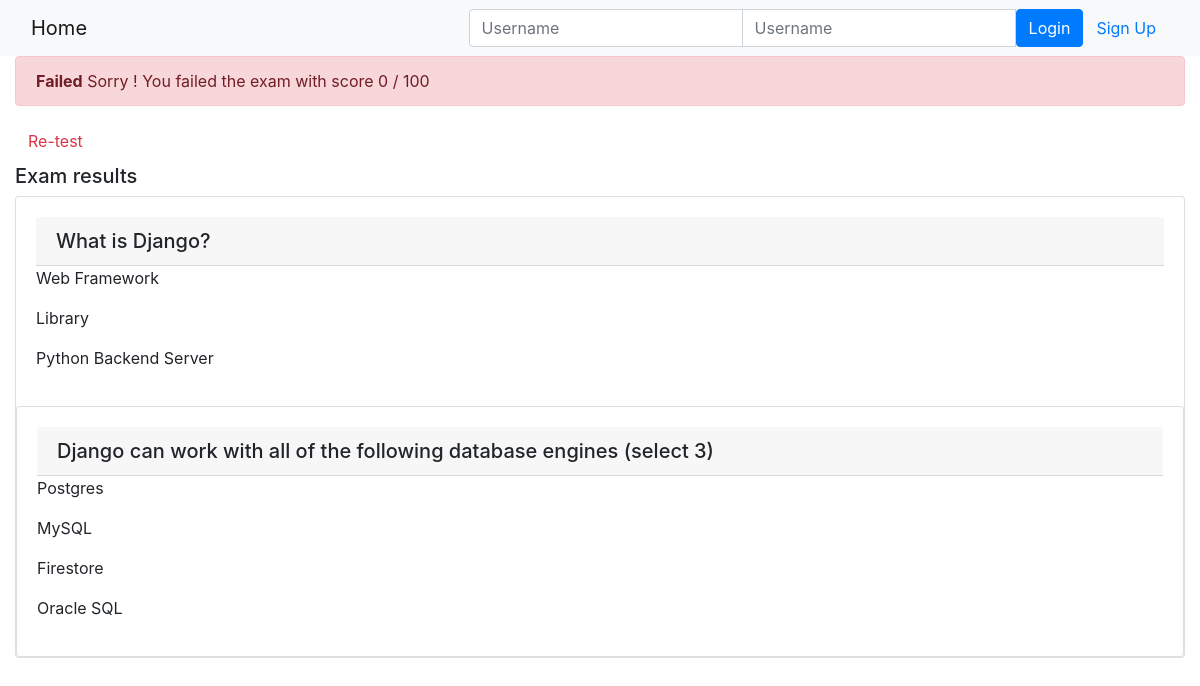
Page /onlinecourse/course/1/submission/1/result/ on the earlier database version.
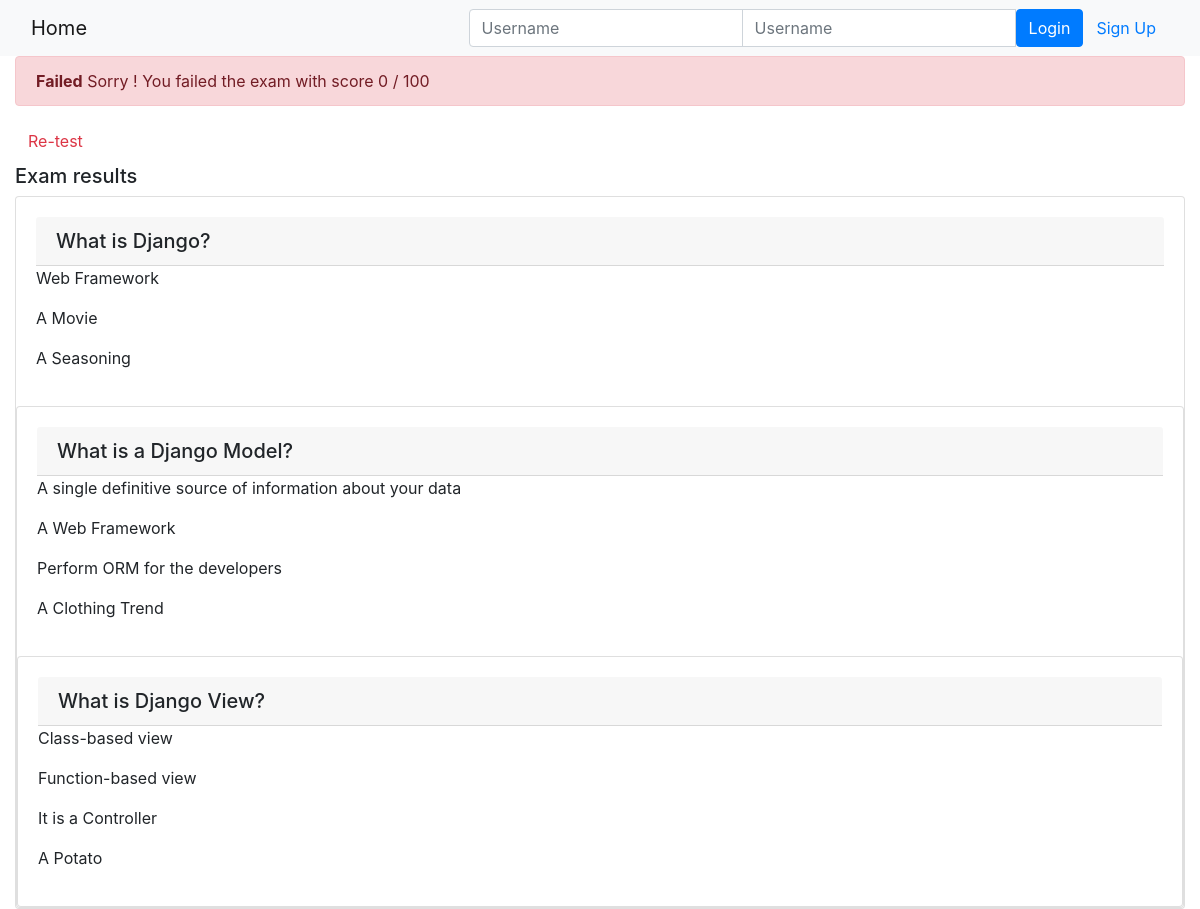
Same page on the later database version.
### onlinecourse/models.py (models this page shows, shortened)
class Question(models.Model):
    lesson = models.ForeignKey(Lesson, on_delete=models.CASCADE)
    question_text = models.TextField()
    grade = models.IntegerField(default=0)
    def is_get_score(self, selected_ids):
        all_answers = self.choice_set.filter(is_correct=True).count()
        selected_correct = self.choice_set.filter(
            is_correct=True, id__in=selected_ids).count()
        selected_incorrect = self.choice_set.filter(
            is_correct=False, id__in=selected_ids).count()
        if all_answers == selected_correct and not selected_incorrect:
            return True
        else:
            return False
    class Meta:
        ordering = ['lesson']

class Choice(models.Model):
    question = models.ForeignKey(Question, on_delete=models.CASCADE)
    content = models.TextField()
    is_correct = models.BooleanField(default=False)
    class Meta:
        ordering = ['question']

### onlinecourse/views.py (the view)
def show_exam_result(request, course_id, submission_id):
    course = get_object_or_404(Course, pk=course_id)
    submission = get_object_or_404(Submission, pk=submission_id)
    questions = Question.objects.filter(lesson__course=course)
    selected_ids = submission.choices.values_list('id', flat=True)
    total_score = 0
    max_score = 0
    for question in questions:
        max_score += question.grade
        grade = question.is_get_score(selected_ids)
        if grade:
            total_score += question.grade
    grade = int(total_score / max_score * 100)
    return render(request, 'onlinecourse/exam_result_bootstrap.html', {'grade': grade, 'course': course, 'selected_ids': selected_ids})

### onlinecourse/templates/onlinecourse/exam_result_bootstrap.html (shortened to what this page needs)
<!DOCTYPE html>
<html lang="en">
  <head>
    {% load static %}
    <link
      rel="stylesheet"
      href="https://maxcdn.bootstrapcdn.com/bootstrap/4.5.2/css/bootstrap.min.css"
    />
  </head>
  <body>
    <nav class="navbar navbar-light bg-light">
      <div class="container-fluid">
        <div class="navbar-header">
          <a class="navbar-brand" href="{% url 'onlinecourse:index' %}">Home</a>
        </div>
        <ul class="nav navbar-nav navbar-right">
          {% if user.is_authenticated %}
          <li>
            <a class="btn btn-link" href="#">
              {{ user.first_name }}({{ user.username }})
            </a>
            <a class="btn btn-link" href="{% url 'onlinecourse:logout' %}">
              Logout
            </a>
          </li>
          {% else %}
          <li>
            <form
              class="form-inline"
              action="{% url 'onlinecourse:login' %}"
              method="post"
            >
              <div class="input-group">
                <input
                  type="text"
                  class="form-control"
                  placeholder="Username"
                  name="username"
                />
                <input
                  type="password"
                  class="form-control"
                  placeholder="Username"
                  name="psw"
                />
                <button class="btn btn-primary" type="submit">Login</button>
                <a
                  class="btn btn-link"
                  href="{% url 'onlinecourse:registration' %}"
                >
                  Sign Up
                </a>
              </div>
            </form>
          </li>
          {% endif %}
        </ul>
      </div>
    </nav>
    <div class="container-fluid">
      {% if grade > 80 %}
      <div class="alert alert-success">
        <strong>Congratulations, {{ user.first_name }}!</strong>
        You have passed the exam and completed the course with score {{ grade }}
        / 100
      </div>
      {% else %}
      <div class="alert alert-danger">
        <strong>Failed</strong>
        Sorry {{ user.first_name }}! You failed the exam with score {{ grade }}
        / 100
      </div>
      <a
        class="btn btn-link text-danger"
        href="{% url 'onlinecourse:course_details' course.id %}"
      >
        Re-test
      </a>
      {% endif %}
      <div class="card-columns-vertical mt-1">
        <h5 class="">Exam results</h5>
        {% for lesson in course.lesson_set.all %}
        {% for question in lesson.question_set.all %}
        <div class="card">
          <div class="card-body">
            <h5 class="card-header">{{ question.question_text }}</h5>
            {% for choice in question.choice_set.all %}
            {% if choice.id in selected_ids %}
            <p class="card-text">Correct answer: {{ choice.content }}</p>
            {% else %}
            <p> {{ choice.content }} </p>
            {% endif %}
            {% endfor %}
          </div>
        {% endfor %}
        {% endfor %}
      </div>
    </div>
  </body>
</html>

Differences in the rows shown:
changed Choice: content "Library" → "A Movie"
changed Choice: content "Python Backend Server" → "A Seasoning"
changed Question: question_text "Django can work with all of the following database engines (select 3)" → "What is a Django Model?"
changed Choice: content "Postgres" → "A single definitive source of information about your data"
changed Choice: content "MySQL" → "A Web Framework"
changed Choice: content "Firestore" → "Perform ORM for the developers"
changed Choice: content "Oracle SQL" → "A Clothing Trend"
added Question: question_text "What is Django View?"
added Choice: content "Class-based view", shown under "What is Django View?"
added Choice: content "Function-based view", shown under "What is Django View?"
added Choice: content "It is a Controller", shown under "What is Django View?"
added Choice: content "A Potato", shown under "What is Django View?"
